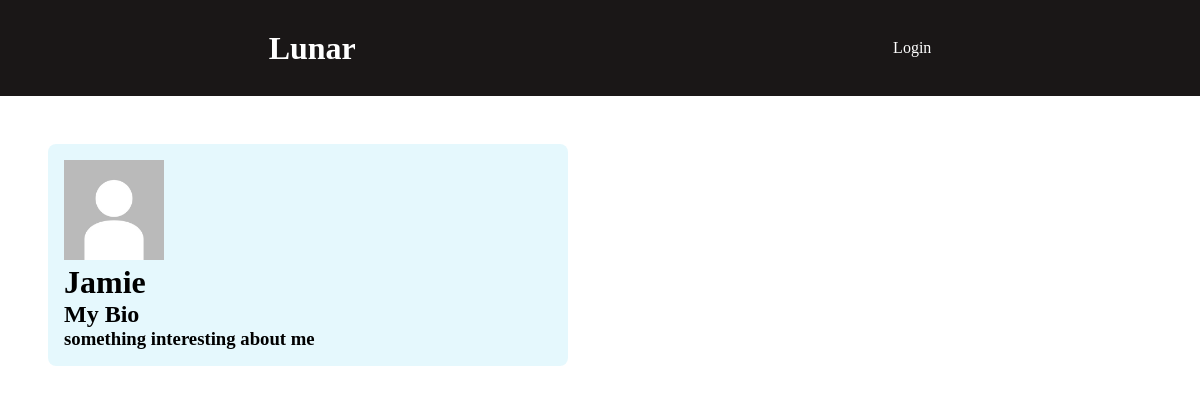
The page /profile/1 on the database as committed earlier.
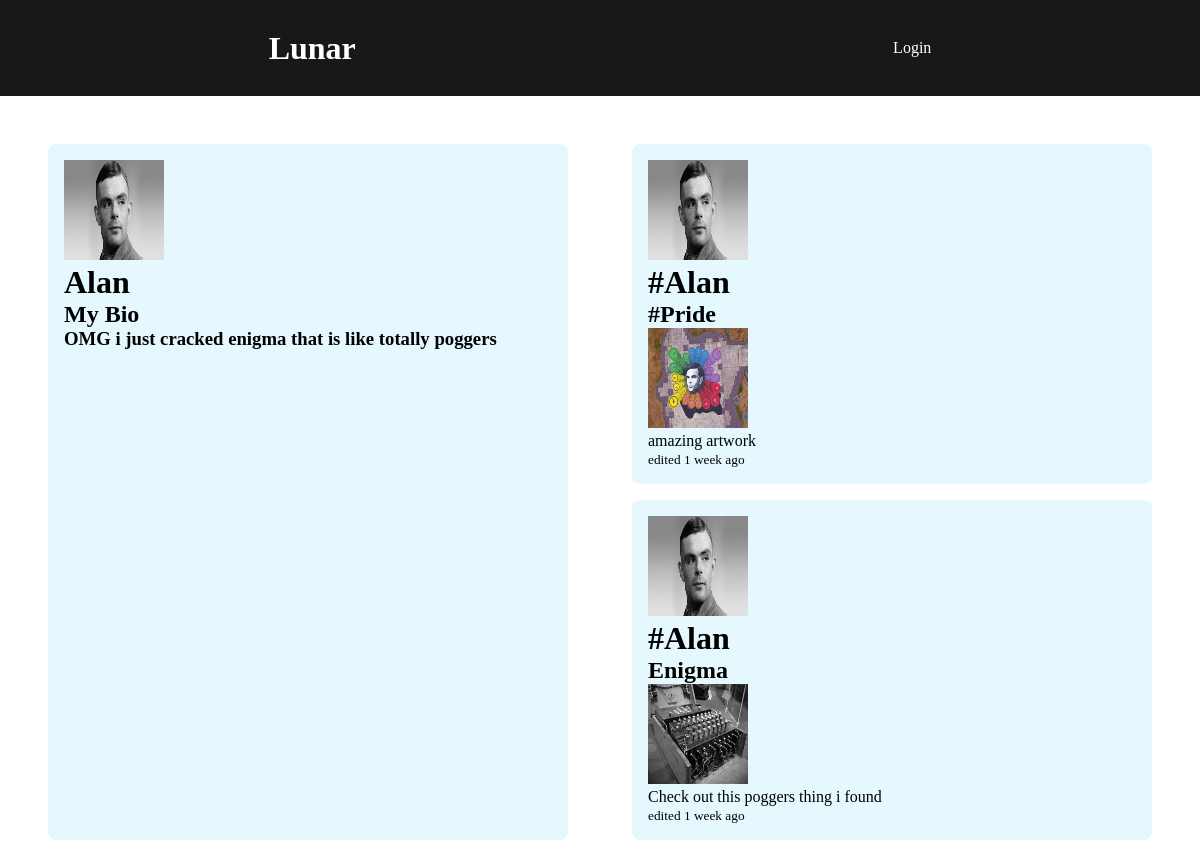
The same page on the database as committed later.
### core/models.py (models this page shows, shortened)
class UserProfile(models.Model):
    user   = models.OneToOneField(User,on_delete=models.CASCADE)
    avatar = models.ImageField(default='default.jpg',upload_to="profile_images",null=False,blank=False)
    bio = models.TextField(default="something interesting about me",blank=True,null=True)

class Post(models.Model):
    author = models.ForeignKey(UserProfile,on_delete=models.CASCADE)
    subject = models.CharField(max_length=200,blank=False,null=False)
    content = models.TextField(max_length=400,blank=False,null=False)
    thumbnail = models.ImageField(upload_to="post_images",null=True,blank=True)
    updated = models.DateTimeField(auto_now=True)
    created = models.DateTimeField(auto_now_add=True)
    class Meta:
        ordering = ['-updated','-created']

### core/views.py (the view, shortened to what this page needs)
# urls.py: path('profile/<str:user_id>',views.profilePage,name='profile'),
def profilePage(request,user_id):
    form = ProfileForm()
    profile = UserProfile.objects.get(user_id=user_id)
    posts = Post.objects.filter(author= profile)
    context = {'profile':profile,
               'form':form,
               'posts':posts,
               }
    return render(request,'core/profile.html',context)

### core/templates/core/profile.html (shortened to what this page needs)
{% extends 'base.html' %}
{% block body %}
<div class="profile-container">
    <div class="profile-data">
        <img src={{profile.avatar.url}}>
        <h1>{{profile.user.username | capfirst}}</h1>
        <div>
            <h2>My Bio</h2>
            <h3>{{profile.bio}}</h3>
        </div>
    </div>
    <div class="profile-pics">
        {% include 'core/feed.html' %}
    </div>
</div>
{% endblock body %}

### core/templates/core/feed.html (shortened to what this page needs)
<div class="feed-container">
  {% for post in posts %}
    <div class="post">
      <div class="post-heading">
        <img src="{{post.author.avatar.url}}">
        <h1><a href="{% url 'profile' post.author.user_id %}">#{{post.author.user.username}}</a></h1>
      </div>
      <div class="post-content">
        <h2>{{ post.subject}}</h2>
        {% if post.thumbnail %}
        <img src="{{post.thumbnail.url}}">
        {% endif %}
        <p>{{post.content}}</p>
        <p><small> edited {{post.updated |timesince}} ago</small></p>
      </div>
    </div>
  {% endfor %}
</div>

Rows that differ between the two databases and show on the page:
changed UserProfile: avatar: picture added in place of a placeholder; user.username "Jamie" → "Alan"; bio "something interesting about me" → "OMG i just cracked enigma that is like totally poggers"
now on this page (row edited): Post: author.avatar (picture), author.user.username "Alan", subject "#Pride", thumbnail (picture), content "amazing artwork", updated "1 week"
now on this page (row edited): Post: author.avatar (picture), author.user.username "Alan", subject "Enigma", thumbnail (picture), content "Check out this poggers thing i found", updated "1 week"
